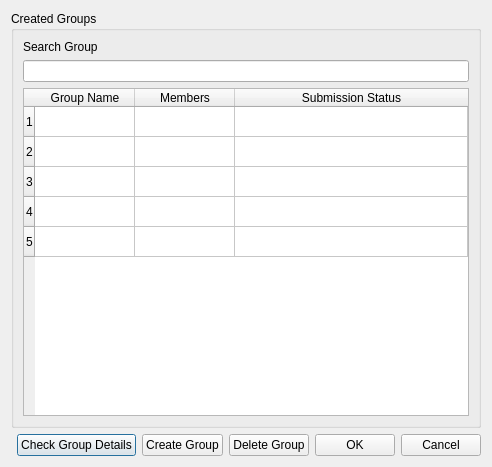
<?xml version="1.0" encoding="UTF-8"?>
<ui version="4.0">
 <class>Groups</class>
 <widget class="QDialog" name="Groups">
  <property name="geometry">
   <rect>
    <x>0</x>
    <y>0</y>
    <width>468</width>
    <height>467</height>
   </rect>
  </property>
  <property name="windowTitle">
   <string>Groups</string>
  </property>
  <layout class="QGridLayout" name="gridLayout_2">
   <item row="1" column="0">
    <spacer name="horizontalSpacer_2">
     <property name="orientation">
      <enum>Qt::Orientation::Horizontal</enum>
     </property>
     <property name="sizeHint" stdset="0">
      <size>
       <width>395</width>
       <height>20</height>
      </size>
     </property>
    </spacer>
   </item>
   <item row="1" column="1">
    <widget class="QPushButton" name="check_group_details_button">
     <property name="text">
      <string>Check Group Details</string>
     </property>
    </widget>
   </item>
   <item row="1" column="2">
    <widget class="QPushButton" name="create_group_button">
     <property name="text">
      <string>Create Group</string>
     </property>
    </widget>
   </item>
   <item row="1" column="3">
    <widget class="QPushButton" name="delete_group_button">
     <property name="text">
      <string>Delete Group</string>
     </property>
    </widget>
   </item>
   <item row="1" column="4">
    <widget class="QPushButton" name="OK_btn">
     <property name="text">
      <string>OK</string>
     </property>
    </widget>
   </item>
   <item row="1" column="5">
    <widget class="QPushButton" name="cancel_btn">
     <property name="text">
      <string>Cancel</string>
     </property>
    </widget>
   </item>
   <item row="0" column="0" colspan="6">
    <widget class="QGroupBox" name="box_of_groups">
     <property name="title">
      <string>Created Groups</string>
     </property>
     <layout class="QGridLayout" name="gridLayout">
      <item row="1" column="0">
       <widget class="QLineEdit" name="search_bar_groups"/>
      </item>
      <item row="2" column="0">
       <widget class="QTableWidget" name="tableWidget">
        <property name="sizeAdjustPolicy">
         <enum>QAbstractScrollArea::SizeAdjustPolicy::AdjustIgnored</enum>
        </property>
        <property name="rowCount">
         <number>5</number>
        </property>
        <property name="columnCount">
         <number>3</number>
        </property>
        <attribute name="horizontalHeaderStretchLastSection">
         <bool>true</bool>
        </attribute>
        <row/>
        <row/>
        <row/>
        <row/>
        <row/>
        <column>
         <property name="text">
          <string>Group Name</string>
         </property>
        </column>
        <column>
         <property name="text">
          <string>Members</string>
         </property>
        </column>
        <column>
         <property name="text">
          <string>Submission Status</string>
         </property>
        </column>
       </widget>
      </item>
      <item row="0" column="0">
       <widget class="QLabel" name="search_group_label">
        <property name="text">
         <string>Search Group</string>
        </property>
       </widget>
      </item>
     </layout>
    </widget>
   </item>
  </layout>
 </widget>
 <resources/>
 <connections/>
</ui>
